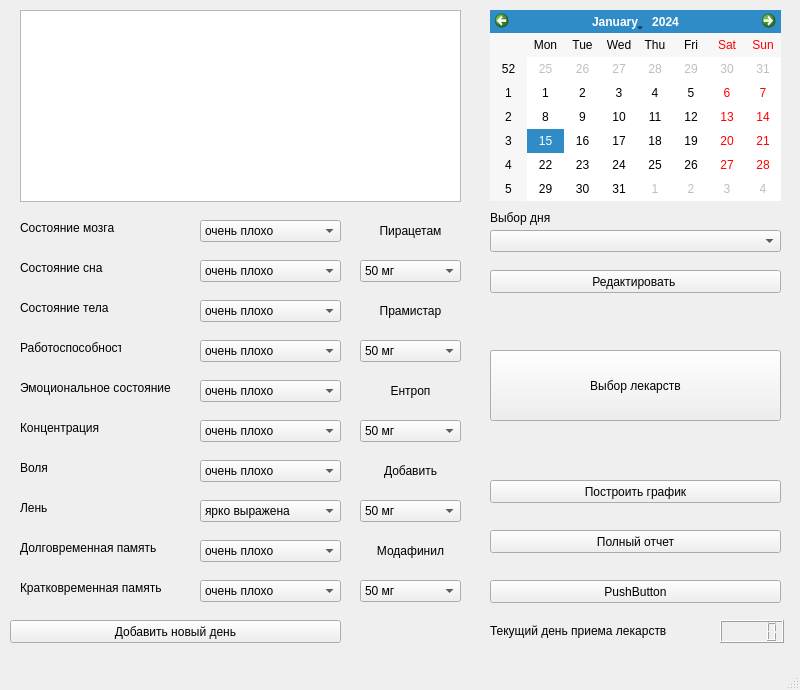
<?xml version="1.0" encoding="UTF-8"?>
<ui version="4.0">
 <class>MainWindow</class>
 <widget class="QMainWindow" name="MainWindow">
  <property name="geometry">
   <rect>
    <x>0</x>
    <y>0</y>
    <width>800</width>
    <height>690</height>
   </rect>
  </property>
  <property name="windowTitle">
   <string>Дневник приема лекарств</string>
  </property>
  <widget class="QWidget" name="centralwidget">
   <widget class="QTextBrowser" name="textBrowser">
    <property name="geometry">
     <rect>
      <x>20</x>
      <y>10</y>
      <width>441</width>
      <height>192</height>
     </rect>
    </property>
   </widget>
   <widget class="QComboBox" name="cmbBoxBrain">
    <property name="geometry">
     <rect>
      <x>200</x>
      <y>220</y>
      <width>141</width>
      <height>22</height>
     </rect>
    </property>
    <property name="currentText">
     <string>очень плохо</string>
    </property>
    <item>
     <property name="text">
      <string comment="-2">очень плохо</string>
     </property>
    </item>
    <item>
     <property name="text">
      <string comment="-1">плохо</string>
     </property>
    </item>
    <item>
     <property name="text">
      <string comment="0">нормально</string>
     </property>
    </item>
    <item>
     <property name="text">
      <string comment="1">хорошо</string>
     </property>
    </item>
    <item>
     <property name="text">
      <string comment="2">очень хорошо</string>
     </property>
    </item>
    <item>
     <property name="text">
      <string comment="3">отлично</string>
     </property>
    </item>
   </widget>
   <widget class="QLabel" name="labelBrain">
    <property name="geometry">
     <rect>
      <x>20</x>
      <y>220</y>
      <width>101</width>
      <height>16</height>
     </rect>
    </property>
    <property name="text">
     <string>Состояние мозга</string>
    </property>
   </widget>
   <widget class="QLabel" name="labelDream">
    <property name="geometry">
     <rect>
      <x>20</x>
      <y>260</y>
      <width>101</width>
      <height>16</height>
     </rect>
    </property>
    <property name="text">
     <string>Состояние сна</string>
    </property>
   </widget>
   <widget class="QComboBox" name="cmbBoxDream">
    <property name="geometry">
     <rect>
      <x>200</x>
      <y>260</y>
      <width>141</width>
      <height>22</height>
     </rect>
    </property>
    <property name="currentText">
     <string>очень плохо</string>
    </property>
    <item>
     <property name="text">
      <string comment="-2">очень плохо</string>
     </property>
    </item>
    <item>
     <property name="text">
      <string comment="-1">плохо</string>
     </property>
    </item>
    <item>
     <property name="text">
      <string comment="0">нормально</string>
     </property>
    </item>
    <item>
     <property name="text">
      <string comment="1">хорошо</string>
     </property>
    </item>
    <item>
     <property name="text">
      <string comment="2">очень хорошо</string>
     </property>
    </item>
    <item>
     <property name="text">
      <string comment="3">отлично</string>
     </property>
    </item>
   </widget>
   <widget class="QLabel" name="labelBody">
    <property name="geometry">
     <rect>
      <x>20</x>
      <y>300</y>
      <width>101</width>
      <height>16</height>
     </rect>
    </property>
    <property name="text">
     <string>Состояние тела</string>
    </property>
   </widget>
   <widget class="QComboBox" name="cmbBoxBody">
    <property name="geometry">
     <rect>
      <x>200</x>
      <y>300</y>
      <width>141</width>
      <height>22</height>
     </rect>
    </property>
    <property name="currentText">
     <string>очень плохо</string>
    </property>
    <item>
     <property name="text">
      <string comment="-2">очень плохо</string>
     </property>
    </item>
    <item>
     <property name="text">
      <string comment="-1">плохо</string>
     </property>
    </item>
    <item>
     <property name="text">
      <string comment="0">нормально</string>
     </property>
    </item>
    <item>
     <property name="text">
      <string comment="1">хорошо</string>
     </property>
    </item>
    <item>
     <property name="text">
      <string comment="2">очень хорошо</string>
     </property>
    </item>
    <item>
     <property name="text">
      <string comment="3">отлично</string>
     </property>
    </item>
   </widget>
   <widget class="QLabel" name="labelEmotion">
    <property name="geometry">
     <rect>
      <x>20</x>
      <y>380</y>
      <width>151</width>
      <height>16</height>
     </rect>
    </property>
    <property name="text">
     <string>Эмоциональное состояние</string>
    </property>
   </widget>
   <widget class="QComboBox" name="cmbBoxEmotion">
    <property name="geometry">
     <rect>
      <x>200</x>
      <y>380</y>
      <width>141</width>
      <height>22</height>
     </rect>
    </property>
    <property name="currentText">
     <string>очень плохо</string>
    </property>
    <item>
     <property name="text">
      <string comment="-2">очень плохо</string>
     </property>
    </item>
    <item>
     <property name="text">
      <string comment="-1">плохо</string>
     </property>
    </item>
    <item>
     <property name="text">
      <string comment="0">нормально</string>
     </property>
    </item>
    <item>
     <property name="text">
      <string comment="1">хорошо</string>
     </property>
    </item>
    <item>
     <property name="text">
      <string comment="2">очень хорошо</string>
     </property>
    </item>
    <item>
     <property name="text">
      <string comment="3">отлично</string>
     </property>
    </item>
   </widget>
   <widget class="QLabel" name="labelConcetration">
    <property name="geometry">
     <rect>
      <x>20</x>
      <y>420</y>
      <width>101</width>
      <height>16</height>
     </rect>
    </property>
    <property name="text">
     <string>Концентрация</string>
    </property>
   </widget>
   <widget class="QLabel" name="labelWork">
    <property name="geometry">
     <rect>
      <x>20</x>
      <y>340</y>
      <width>101</width>
      <height>16</height>
     </rect>
    </property>
    <property name="text">
     <string>Работоспособность</string>
    </property>
   </widget>
   <widget class="QComboBox" name="cmbBoxWork">
    <property name="geometry">
     <rect>
      <x>200</x>
      <y>340</y>
      <width>141</width>
      <height>22</height>
     </rect>
    </property>
    <property name="currentText">
     <string>очень плохо</string>
    </property>
    <item>
     <property name="text">
      <string comment="-2">очень плохо</string>
     </property>
    </item>
    <item>
     <property name="text">
      <string comment="-1">плохо</string>
     </property>
    </item>
    <item>
     <property name="text">
      <string comment="0">нормально</string>
     </property>
    </item>
    <item>
     <property name="text">
      <string comment="1">хорошо</string>
     </property>
    </item>
    <item>
     <property name="text">
      <string comment="2">очень хорошо</string>
     </property>
    </item>
    <item>
     <property name="text">
      <string comment="3">отлично</string>
     </property>
    </item>
   </widget>
   <widget class="QComboBox" name="cmbBoxConcetration">
    <property name="geometry">
     <rect>
      <x>200</x>
      <y>420</y>
      <width>141</width>
      <height>22</height>
     </rect>
    </property>
    <property name="currentText">
     <string>очень плохо</string>
    </property>
    <item>
     <property name="text">
      <string comment="-2">очень плохо</string>
     </property>
    </item>
    <item>
     <property name="text">
      <string comment="-1">плохо</string>
     </property>
    </item>
    <item>
     <property name="text">
      <string comment="0">нормально</string>
     </property>
    </item>
    <item>
     <property name="text">
      <string comment="1">хорошо</string>
     </property>
    </item>
    <item>
     <property name="text">
      <string comment="2">очень хорошо</string>
     </property>
    </item>
    <item>
     <property name="text">
      <string comment="3">отлично</string>
     </property>
    </item>
   </widget>
   <widget class="QLabel" name="labelShortMemory">
    <property name="geometry">
     <rect>
      <x>20</x>
      <y>580</y>
      <width>141</width>
      <height>16</height>
     </rect>
    </property>
    <property name="text">
     <string>Кратковременная память</string>
    </property>
   </widget>
   <widget class="QLabel" name="labelInertion">
    <property name="geometry">
     <rect>
      <x>20</x>
      <y>500</y>
      <width>101</width>
      <height>16</height>
     </rect>
    </property>
    <property name="text">
     <string>Лень</string>
    </property>
   </widget>
   <widget class="QLabel" name="labelVolition">
    <property name="geometry">
     <rect>
      <x>20</x>
      <y>460</y>
      <width>101</width>
      <height>16</height>
     </rect>
    </property>
    <property name="text">
     <string>Воля</string>
    </property>
   </widget>
   <widget class="QLabel" name="labelLongMemory">
    <property name="geometry">
     <rect>
      <x>20</x>
      <y>540</y>
      <width>151</width>
      <height>16</height>
     </rect>
    </property>
    <property name="text">
     <string>Долговременная память</string>
    </property>
   </widget>
   <widget class="QComboBox" name="cmbBoxShortMemory">
    <property name="geometry">
     <rect>
      <x>200</x>
      <y>580</y>
      <width>141</width>
      <height>22</height>
     </rect>
    </property>
    <property name="currentText">
     <string>очень плохо</string>
    </property>
    <item>
     <property name="text">
      <string comment="-2">очень плохо</string>
     </property>
    </item>
    <item>
     <property name="text">
      <string comment="-1">плохо</string>
     </property>
    </item>
    <item>
     <property name="text">
      <string comment="0">нормально</string>
     </property>
    </item>
    <item>
     <property name="text">
      <string comment="1">хорошо</string>
     </property>
    </item>
    <item>
     <property name="text">
      <string comment="2">очень хорошо</string>
     </property>
    </item>
    <item>
     <property name="text">
      <string comment="3">отлично</string>
     </property>
    </item>
   </widget>
   <widget class="QComboBox" name="cmbBoxLongMemory">
    <property name="geometry">
     <rect>
      <x>200</x>
      <y>540</y>
      <width>141</width>
      <height>22</height>
     </rect>
    </property>
    <property name="currentText">
     <string>очень плохо</string>
    </property>
    <item>
     <property name="text">
      <string comment="-2">очень плохо</string>
     </property>
    </item>
    <item>
     <property name="text">
      <string comment="-1">плохо</string>
     </property>
    </item>
    <item>
     <property name="text">
      <string comment="0">нормально</string>
     </property>
    </item>
    <item>
     <property name="text">
      <string comment="1">хорошо</string>
     </property>
    </item>
    <item>
     <property name="text">
      <string comment="2">очень хорошо</string>
     </property>
    </item>
    <item>
     <property name="text">
      <string comment="3">отлично</string>
     </property>
    </item>
   </widget>
   <widget class="QComboBox" name="cmbBoxInertion">
    <property name="geometry">
     <rect>
      <x>200</x>
      <y>500</y>
      <width>141</width>
      <height>22</height>
     </rect>
    </property>
    <property name="currentText">
     <string>ярко выражена</string>
    </property>
    <item>
     <property name="text">
      <string comment="-2">ярко выражена</string>
     </property>
    </item>
    <item>
     <property name="text">
      <string comment="-1">имеется</string>
     </property>
    </item>
    <item>
     <property name="text">
      <string comment="0">возникает иногда</string>
     </property>
    </item>
    <item>
     <property name="text">
      <string comment="1">появляется мысль не работать</string>
     </property>
    </item>
    <item>
     <property name="text">
      <string comment="2">отсутствует</string>
     </property>
    </item>
    <item>
     <property name="text">
      <string comment="3">где ее найти?</string>
     </property>
    </item>
   </widget>
   <widget class="QComboBox" name="cmbBoxVolition">
    <property name="geometry">
     <rect>
      <x>200</x>
      <y>460</y>
      <width>141</width>
      <height>22</height>
     </rect>
    </property>
    <property name="currentText">
     <string>очень плохо</string>
    </property>
    <item>
     <property name="text">
      <string comment="-2">очень плохо</string>
     </property>
    </item>
    <item>
     <property name="text">
      <string comment="-1">плохо</string>
     </property>
    </item>
    <item>
     <property name="text">
      <string comment="0">нормально</string>
     </property>
    </item>
    <item>
     <property name="text">
      <string comment="1">хорошо</string>
     </property>
    </item>
    <item>
     <property name="text">
      <string comment="2">очень хорошо</string>
     </property>
    </item>
    <item>
     <property name="text">
      <string comment="3">отлично</string>
     </property>
    </item>
   </widget>
   <widget class="QCalendarWidget" name="calendarWidget">
    <property name="geometry">
     <rect>
      <x>490</x>
      <y>10</y>
      <width>291</width>
      <height>191</height>
     </rect>
    </property>
   </widget>
   <widget class="QComboBox" name="cmbDay">
    <property name="geometry">
     <rect>
      <x>490</x>
      <y>230</y>
      <width>291</width>
      <height>22</height>
     </rect>
    </property>
   </widget>
   <widget class="QLabel" name="lblDay">
    <property name="geometry">
     <rect>
      <x>490</x>
      <y>210</y>
      <width>291</width>
      <height>16</height>
     </rect>
    </property>
    <property name="text">
     <string>Выбор дня</string>
    </property>
   </widget>
   <widget class="QPushButton" name="pushButton">
    <property name="geometry">
     <rect>
      <x>490</x>
      <y>580</y>
      <width>291</width>
      <height>23</height>
     </rect>
    </property>
    <property name="text">
     <string>PushButton</string>
    </property>
   </widget>
   <widget class="QPushButton" name="btnAddDay">
    <property name="geometry">
     <rect>
      <x>10</x>
      <y>620</y>
      <width>331</width>
      <height>23</height>
     </rect>
    </property>
    <property name="layoutDirection">
     <enum>Qt::LeftToRight</enum>
    </property>
    <property name="text">
     <string>Добавить новый день</string>
    </property>
   </widget>
   <widget class="QPushButton" name="btnTotal">
    <property name="geometry">
     <rect>
      <x>490</x>
      <y>530</y>
      <width>291</width>
      <height>23</height>
     </rect>
    </property>
    <property name="text">
     <string>Полный отчет</string>
    </property>
   </widget>
   <widget class="QPushButton" name="btnGrafics">
    <property name="geometry">
     <rect>
      <x>490</x>
      <y>480</y>
      <width>291</width>
      <height>23</height>
     </rect>
    </property>
    <property name="text">
     <string>Построить график</string>
    </property>
   </widget>
   <widget class="QPushButton" name="btnEdit">
    <property name="geometry">
     <rect>
      <x>490</x>
      <y>270</y>
      <width>291</width>
      <height>23</height>
     </rect>
    </property>
    <property name="text">
     <string>Редактировать </string>
    </property>
   </widget>
   <widget class="QLCDNumber" name="lcdTotalDay">
    <property name="geometry">
     <rect>
      <x>720</x>
      <y>620</y>
      <width>64</width>
      <height>23</height>
     </rect>
    </property>
   </widget>
   <widget class="QLabel" name="lbltotalDay">
    <property name="geometry">
     <rect>
      <x>490</x>
      <y>620</y>
      <width>201</width>
      <height>21</height>
     </rect>
    </property>
    <property name="text">
     <string>Текущий день приема лекарств</string>
    </property>
   </widget>
   <widget class="QPushButton" name="btnDrug">
    <property name="geometry">
     <rect>
      <x>490</x>
      <y>350</y>
      <width>291</width>
      <height>71</height>
     </rect>
    </property>
    <property name="text">
     <string>Выбор лекарств</string>
    </property>
   </widget>
   <widget class="QLabel" name="lblDrug1">
    <property name="geometry">
     <rect>
      <x>360</x>
      <y>220</y>
      <width>101</width>
      <height>21</height>
     </rect>
    </property>
    <property name="text">
     <string>Пирацетам</string>
    </property>
    <property name="alignment">
     <set>Qt::AlignCenter</set>
    </property>
   </widget>
   <widget class="QComboBox" name="cmbDrug1">
    <property name="geometry">
     <rect>
      <x>360</x>
      <y>260</y>
      <width>101</width>
      <height>22</height>
     </rect>
    </property>
    <item>
     <property name="text">
      <string>50 мг</string>
     </property>
    </item>
    <item>
     <property name="text">
      <string>100 мг</string>
     </property>
    </item>
    <item>
     <property name="text">
      <string>150 мг</string>
     </property>
    </item>
    <item>
     <property name="text">
      <string>200 мг</string>
     </property>
    </item>
    <item>
     <property name="text">
      <string>250 мг</string>
     </property>
    </item>
    <item>
     <property name="text">
      <string>300 мг</string>
     </property>
    </item>
    <item>
     <property name="text">
      <string>350 мг</string>
     </property>
    </item>
    <item>
     <property name="text">
      <string>400 мг</string>
     </property>
    </item>
    <item>
     <property name="text">
      <string>450 мг</string>
     </property>
    </item>
    <item>
     <property name="text">
      <string>500 мг</string>
     </property>
    </item>
    <item>
     <property name="text">
      <string>550 мг</string>
     </property>
    </item>
    <item>
     <property name="text">
      <string>600 мг</string>
     </property>
    </item>
    <item>
     <property name="text">
      <string>650 мг</string>
     </property>
    </item>
    <item>
     <property name="text">
      <string>700 мг</string>
     </property>
    </item>
    <item>
     <property name="text">
      <string>750 мг</string>
     </property>
    </item>
    <item>
     <property name="text">
      <string>800 мг</string>
     </property>
    </item>
   </widget>
   <widget class="QLabel" name="lblDrug2">
    <property name="geometry">
     <rect>
      <x>360</x>
      <y>300</y>
      <width>101</width>
      <height>21</height>
     </rect>
    </property>
    <property name="text">
     <string>Прамистар</string>
    </property>
    <property name="alignment">
     <set>Qt::AlignCenter</set>
    </property>
   </widget>
   <widget class="QLabel" name="lblDrug3">
    <property name="geometry">
     <rect>
      <x>360</x>
      <y>380</y>
      <width>101</width>
      <height>21</height>
     </rect>
    </property>
    <property name="text">
     <string>Ентроп</string>
    </property>
    <property name="alignment">
     <set>Qt::AlignCenter</set>
    </property>
   </widget>
   <widget class="QLabel" name="lblDrug4">
    <property name="geometry">
     <rect>
      <x>360</x>
      <y>460</y>
      <width>101</width>
      <height>21</height>
     </rect>
    </property>
    <property name="text">
     <string>Добавить</string>
    </property>
    <property name="alignment">
     <set>Qt::AlignCenter</set>
    </property>
   </widget>
   <widget class="QLabel" name="lblDrug5">
    <property name="geometry">
     <rect>
      <x>360</x>
      <y>540</y>
      <width>101</width>
      <height>21</height>
     </rect>
    </property>
    <property name="text">
     <string>Модафинил</string>
    </property>
    <property name="alignment">
     <set>Qt::AlignCenter</set>
    </property>
   </widget>
   <widget class="QComboBox" name="cmbDrug2">
    <property name="geometry">
     <rect>
      <x>360</x>
      <y>340</y>
      <width>101</width>
      <height>22</height>
     </rect>
    </property>
    <item>
     <property name="text">
      <string>50 мг</string>
     </property>
    </item>
    <item>
     <property name="text">
      <string>100 мг</string>
     </property>
    </item>
    <item>
     <property name="text">
      <string>150 мг</string>
     </property>
    </item>
    <item>
     <property name="text">
      <string>200 мг</string>
     </property>
    </item>
    <item>
     <property name="text">
      <string>250 мг</string>
     </property>
    </item>
    <item>
     <property name="text">
      <string>300 мг</string>
     </property>
    </item>
    <item>
     <property name="text">
      <string>350 мг</string>
     </property>
    </item>
    <item>
     <property name="text">
      <string>400 мг</string>
     </property>
    </item>
    <item>
     <property name="text">
      <string>450 мг</string>
     </property>
    </item>
    <item>
     <property name="text">
      <string>500 мг</string>
     </property>
    </item>
    <item>
     <property name="text">
      <string>550 мг</string>
     </property>
    </item>
    <item>
     <property name="text">
      <string>600 мг</string>
     </property>
    </item>
    <item>
     <property name="text">
      <string>650 мг</string>
     </property>
    </item>
    <item>
     <property name="text">
      <string>700 мг</string>
     </property>
    </item>
    <item>
     <property name="text">
      <string>750 мг</string>
     </property>
    </item>
    <item>
     <property name="text">
      <string>800 мг</string>
     </property>
    </item>
   </widget>
   <widget class="QComboBox" name="cmbDrug3">
    <property name="geometry">
     <rect>
      <x>360</x>
      <y>420</y>
      <width>101</width>
      <height>22</height>
     </rect>
    </property>
    <item>
     <property name="text">
      <string>50 мг</string>
     </property>
    </item>
    <item>
     <property name="text">
      <string>100 мг</string>
     </property>
    </item>
    <item>
     <property name="text">
      <string>150 мг</string>
     </property>
    </item>
    <item>
     <property name="text">
      <string>200 мг</string>
     </property>
    </item>
    <item>
     <property name="text">
      <string>250 мг</string>
     </property>
    </item>
    <item>
     <property name="text">
      <string>300 мг</string>
     </property>
    </item>
    <item>
     <property name="text">
      <string>350 мг</string>
     </property>
    </item>
    <item>
     <property name="text">
      <string>400 мг</string>
     </property>
    </item>
    <item>
     <property name="text">
      <string>450 мг</string>
     </property>
    </item>
    <item>
     <property name="text">
      <string>500 мг</string>
     </property>
    </item>
    <item>
     <property name="text">
      <string>550 мг</string>
     </property>
    </item>
    <item>
     <property name="text">
      <string>600 мг</string>
     </property>
    </item>
    <item>
     <property name="text">
      <string>650 мг</string>
     </property>
    </item>
    <item>
     <property name="text">
      <string>700 мг</string>
     </property>
    </item>
    <item>
     <property name="text">
      <string>750 мг</string>
     </property>
    </item>
    <item>
     <property name="text">
      <string>800 мг</string>
     </property>
    </item>
   </widget>
   <widget class="QComboBox" name="cmbDrug4">
    <property name="geometry">
     <rect>
      <x>360</x>
      <y>500</y>
      <width>101</width>
      <height>22</height>
     </rect>
    </property>
    <item>
     <property name="text">
      <string>50 мг</string>
     </property>
    </item>
    <item>
     <property name="text">
      <string>100 мг</string>
     </property>
    </item>
    <item>
     <property name="text">
      <string>150 мг</string>
     </property>
    </item>
    <item>
     <property name="text">
      <string>200 мг</string>
     </property>
    </item>
    <item>
     <property name="text">
      <string>250 мг</string>
     </property>
    </item>
    <item>
     <property name="text">
      <string>300 мг</string>
     </property>
    </item>
    <item>
     <property name="text">
      <string>350 мг</string>
     </property>
    </item>
    <item>
     <property name="text">
      <string>400 мг</string>
     </property>
    </item>
    <item>
     <property name="text">
      <string>450 мг</string>
     </property>
    </item>
    <item>
     <property name="text">
      <string>500 мг</string>
     </property>
    </item>
    <item>
     <property name="text">
      <string>550 мг</string>
     </property>
    </item>
    <item>
     <property name="text">
      <string>600 мг</string>
     </property>
    </item>
    <item>
     <property name="text">
      <string>650 мг</string>
     </property>
    </item>
    <item>
     <property name="text">
      <string>700 мг</string>
     </property>
    </item>
    <item>
     <property name="text">
      <string>750 мг</string>
     </property>
    </item>
    <item>
     <property name="text">
      <string>800 мг</string>
     </property>
    </item>
   </widget>
   <widget class="QComboBox" name="cmbDrug5">
    <property name="geometry">
     <rect>
      <x>360</x>
      <y>580</y>
      <width>101</width>
      <height>22</height>
     </rect>
    </property>
    <item>
     <property name="text">
      <string>50 мг</string>
     </property>
    </item>
    <item>
     <property name="text">
      <string>100 мг</string>
     </property>
    </item>
    <item>
     <property name="text">
      <string>150 мг</string>
     </property>
    </item>
    <item>
     <property name="text">
      <string>200 мг</string>
     </property>
    </item>
    <item>
     <property name="text">
      <string>250 мг</string>
     </property>
    </item>
    <item>
     <property name="text">
      <string>300 мг</string>
     </property>
    </item>
    <item>
     <property name="text">
      <string>350 мг</string>
     </property>
    </item>
    <item>
     <property name="text">
      <string>400 мг</string>
     </property>
    </item>
    <item>
     <property name="text">
      <string>450 мг</string>
     </property>
    </item>
    <item>
     <property name="text">
      <string>500 мг</string>
     </property>
    </item>
    <item>
     <property name="text">
      <string>550 мг</string>
     </property>
    </item>
    <item>
     <property name="text">
      <string>600 мг</string>
     </property>
    </item>
    <item>
     <property name="text">
      <string>650 мг</string>
     </property>
    </item>
    <item>
     <property name="text">
      <string>700 мг</string>
     </property>
    </item>
    <item>
     <property name="text">
      <string>750 мг</string>
     </property>
    </item>
    <item>
     <property name="text">
      <string>800 мг</string>
     </property>
    </item>
   </widget>
  </widget>
  <widget class="QMenuBar" name="menubar">
   <property name="geometry">
    <rect>
     <x>0</x>
     <y>0</y>
     <width>800</width>
     <height>21</height>
    </rect>
   </property>
  </widget>
  <widget class="QStatusBar" name="statusbar"/>
 </widget>
 <resources/>
 <connections/>
</ui>
